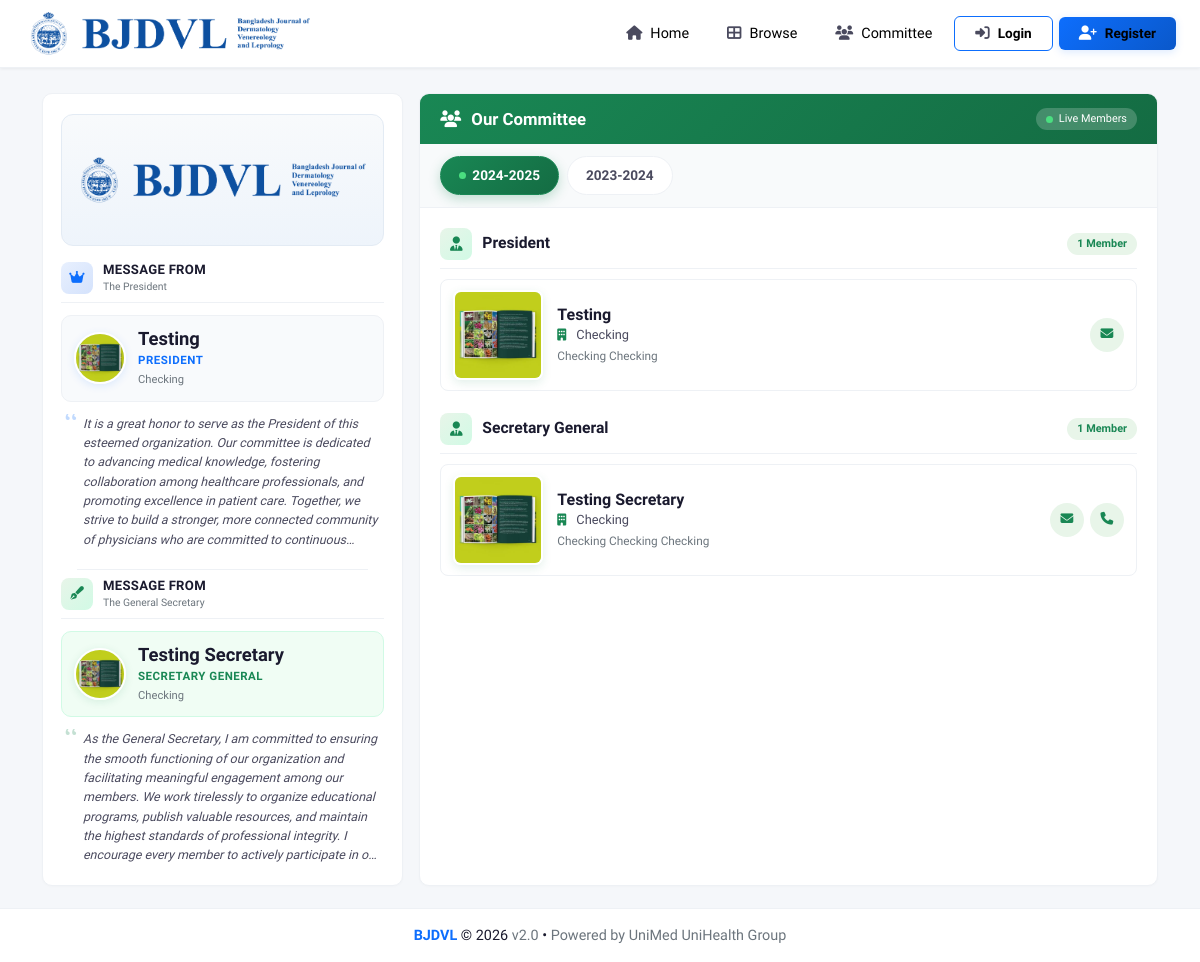
Screenshot of /committee.php with the database file from the repository.
### tables this page shows
CREATE TABLE `committee_members` (
  `id` int(11) NOT NULL,
  `year_id` int(11) NOT NULL,
  `designation_id` int(11) NOT NULL,
  `name` varchar(150) NOT NULL,
  `photo` varchar(255) DEFAULT NULL,
  `affiliation` varchar(255) DEFAULT NULL,
  `bio` text DEFAULT NULL,
  `email` varchar(150) DEFAULT NULL,
  `phone` varchar(50) DEFAULT NULL,
  `display_order` int(11) DEFAULT 0,
  `status` tinyint(1) DEFAULT 1,
  `created_at` timestamp NOT NULL DEFAULT current_timestamp(),
  `updated_at` timestamp NULL DEFAULT NULL ON UPDATE current_timestamp()
);

CREATE TABLE `designations` (
  `id` int(11) NOT NULL,
  `name` varchar(100) NOT NULL,
  `description` varchar(255) DEFAULT NULL,
  `sort_order` int(11) DEFAULT 0,
  `status` tinyint(1) DEFAULT 1,
  `created_at` timestamp NOT NULL DEFAULT current_timestamp()
);

CREATE TABLE `committee_years` (
  `id` int(11) NOT NULL,
  `year_label` varchar(50) NOT NULL,
  `start_date` date DEFAULT NULL,
  `end_date` date DEFAULT NULL,
  `is_current` tinyint(1) DEFAULT 0,
  `status` tinyint(1) DEFAULT 1,
  `created_at` timestamp NOT NULL DEFAULT current_timestamp()
);

### committee.php (the view, shortened to what this page needs)
<?php
$db = Database::getInstance()->getConnection();
$years = $db->query("
    SELECT * FROM committee_years
    WHERE status = 1
    ORDER BY is_current DESC, year_label DESC
")->fetch_all(MYSQLI_ASSOC);
$selectedYear = null;
if (!$selectedYear && !empty($years)) {
    foreach ($years as $y) {
        if ($y['is_current']) { $selectedYear = $y; break; }
    }
}
$membersByDesignation = [];
$president = null;
$secretary = null;
if ($selectedYear) {
    $stmt = $db->prepare("
        SELECT m.*, d.name as designation_name, d.sort_order as desig_order
        FROM committee_members m
        JOIN designations d ON m.designation_id = d.id
        WHERE m.year_id = ? AND m.status = 1
        ORDER BY d.sort_order ASC, m.display_order ASC, m.name ASC
    ");
    $stmt->bind_param("i", $selectedYear['id']);
    $stmt->execute();
    $members = $stmt->get_result()->fetch_all(MYSQLI_ASSOC);
    foreach ($members as $m) {
        $membersByDesignation[$m['designation_name']][] = $m;
        $desigLower = strtolower($m['designation_name']);
        if (!$president && strpos($desigLower, 'president') !== false && strpos($desigLower, 'vice') === false) {
            $president = $m;
        }
        if (!$secretary && (
            strpos($desigLower, 'general secretary') !== false ||
            (strpos($desigLower, 'secretary') !== false && strpos($desigLower, 'joint') === false && strpos($desigLower, 'organizing') === false && strpos($desigLower, 'scientific') === false && strpos($desigLower, 'public') === false)
        )) {
            $secretary = $m;
        }
    }
}
$presidentMessage = "It is a great honor to serve as the President of this esteemed organization. Our committee is dedicated to advancing medical knowledge, fostering collaboration among healthcare professionals, and promoting excellence in patient care. Together, we strive to build a stronger, more connected community of physicians who are committed to continuous learning and professional growth.";
$secretaryMessage = "As the General Secretary, I am committed to ensuring the smooth functioning of our organization and facilitating meaningful engagement among our members. We work tirelessly to organize educational programs, publish valuable resources, and maintain the highest standards of professional integrity. I encourage every member to actively participate in our initiatives and contribute to our shared mission.";
?>
<!DOCTYPE html>
<html lang="en">
<head>
    <link href="https://cdn.jsdelivr.net/npm/bootstrap@5.3.0/dist/css/bootstrap.min.css" rel="stylesheet">
    <link rel="stylesheet" href="https://cdnjs.cloudflare.com/ajax/libs/font-awesome/6.4.0/css/all.min.css">
</head>
<body>
    <?php include __DIR__ . '/includes/public_nav.php'; ?>
    <div class="main-wrapper">
        <div class="container">
            <div class="row g-3 equal-height-row">
                <div class="col-lg-4">
                    <div class="members-sidebar">
                        <div class="bjdvl-logo-block">
                            <img src="/assets/images/logo.png"
                                 alt="Logo"
                                 class="bjdvl-logo-img"
                                 onerror="this.style.display='none'">
                        </div>
                        <div class="message-section president">
                            <div class="message-header">
                                <div class="role-icon"><i class="fas fa-crown"></i></div>
                                <div>
                                    <div class="role-title">Message from</div>
                                    <div class="role-sub">The President</div>
                                </div>
                            </div>
                            <?php if ($president): ?>
                                <div class="message-author">
                                    <div class="author-photo">
                                        <?php if (!empty($president['photo']) && file_exists(__DIR__ . '/uploads/committee/' . $president['photo'])): ?>
                                            <img src="/uploads/committee/<?php echo htmlspecialchars($president['photo']); ?>"
                                                 alt="<?php echo htmlspecialchars($president['name']); ?>">
                                        <?php else: ?>
                                            <?php echo strtoupper(substr($president['name'], 0, 1)); ?>
                                        <?php endif; ?>
                                    </div>
                                    <div class="author-info">
                                        <div class="author-name"><?php echo htmlspecialchars($president['name']); ?></div>
                                        <div class="author-role"><?php echo htmlspecialchars($president['designation_name']); ?></div>
                                        <?php if (!empty($president['affiliation'])): ?>
                                            <div class="author-affil"><?php echo htmlspecialchars($president['affiliation']); ?></div>
                                        <?php endif; ?>
                                    </div>
                                </div>
                                <div class="message-text"><?php echo htmlspecialchars($presidentMessage); ?></div>
                            <?php else: ?>
                                <div class="message-empty">
                                    <i class="fas fa-info-circle"></i> President not assigned for <?php echo $selectedYear ? htmlspecialchars($selectedYear['year_label']) : 'this term'; ?>
                                </div>
                            <?php endif; ?>
                        </div>
                        <div class="sidebar-divider"></div>
                        <div class="message-section secretary">
                            <div class="message-header">
                                <div class="role-icon"><i class="fas fa-pen-fancy"></i></div>
                                <div>
                                    <div class="role-title">Message from</div>
                                    <div class="role-sub">The General Secretary</div>
                                </div>
                            </div>
                            <?php if ($secretary): ?>
                                <div class="message-author">
                                    <div class="author-photo">
                                        <?php if (!empty($secretary['photo']) && file_exists(__DIR__ . '/uploads/committee/' . $secretary['photo'])): ?>
                                            <img src="/uploads/committee/<?php echo htmlspecialchars($secretary['photo']); ?>"
                                                 alt="<?php echo htmlspecialchars($secretary['name']); ?>">
                                        <?php else: ?>
                                            <?php echo strtoupper(substr($secretary['name'], 0, 1)); ?>
                                        <?php endif; ?>
                                    </div>
                                    <div class="author-info">
                                        <div class="author-name"><?php echo htmlspecialchars($secretary['name']); ?></div>
                                        <div class="author-role"><?php echo htmlspecialchars($secretary['designation_name']); ?></div>
                                        <?php if (!empty($secretary['affiliation'])): ?>
                                            <div class="author-affil"><?php echo htmlspecialchars($secretary['affiliation']); ?></div>
                                        <?php endif; ?>
                                    </div>
                                </div>
                                <div class="message-text"><?php echo htmlspecialchars($secretaryMessage); ?></div>
                            <?php else: ?>
                                <div class="message-empty">
                                    <i class="fas fa-info-circle"></i> Secretary not assigned for <?php echo $selectedYear ? htmlspecialchars($selectedYear['year_label']) : 'this term'; ?>
                                </div>
                            <?php endif; ?>
                        </div>
                    </div>
                </div>
                <div class="col-lg-8">
                    <div class="committee-box">
                        <div class="box-header">
                            <h5><i class="fas fa-users"></i> Our Committee</h5>
                            <span class="badge-info">Live Members</span>
                        </div>
                        <?php if (!empty($years)): ?>
                        <div class="year-tabs-inline">
                            <?php foreach ($years as $y):
                                $isActive = $selectedYear && $selectedYear['id'] == $y['id'];
                            ?>
                                <a href="?year=<?php echo urlencode($y['year_label']); ?>"
                                   class="year-tab <?php echo $isActive ? 'active' : ''; ?>">
                                    <?php if ($y['is_current']): ?>
                                        <span class="current-dot"></span>
                                    <?php endif; ?>
                                    <?php echo htmlspecialchars($y['year_label']); ?>
                                </a>
                            <?php endforeach; ?>
                        </div>
                        <?php endif; ?>
                        <div class="committee-body">
                            <?php if (!$selectedYear): ?>
                                <div class="committee-empty">
                                    <i class="fas fa-inbox"></i>
                                    <h5>No Committee Data Yet</h5>
                                    <p>Committee information will appear here once it has been added.</p>
                                </div>
                            <?php else: ?>
                                <?php foreach ($membersByDesignation as $designation => $group): ?>
                                    <div class="designation-group">
                                        <div class="designation-header">
                                            <div class="icon-badge">
                                                <i class="fas fa-user-tie"></i>
                                            </div>
                                            <h4><?php echo htmlspecialchars($designation); ?></h4>
                                            <span class="count-badge">
                                                <?php echo count($group); ?> <?php echo count($group) > 1 ? 'Members' : 'Member'; ?>
                                            </span>
                                        </div>
                                        <div class="member-list">
                                            <?php foreach ($group as $m): ?>
                                                <div class="member-row">
                                                    <div class="member-photo-sq">
                                                        <?php if (!empty($m['photo']) && file_exists(__DIR__ . '/uploads/committee/' . $m['photo'])): ?>
                                                            <img src="/uploads/committee/<?php echo htmlspecialchars($m['photo']); ?>"
                                                                 alt="<?php echo htmlspecialchars($m['name']); ?>" loading="lazy">
                                                        <?php else: ?>
                                                            <?php echo strtoupper(substr($m['name'], 0, 1)); ?>
                                                        <?php endif; ?>
                                                    </div>
                                                    <div class="member-info">
                                                        <div class="member-name"><?php echo htmlspecialchars($m['name']); ?></div>
                                                        <?php if ($m['affiliation']): ?>
                                                            <div class="member-affil">
                                                                <i class="fas fa-building"></i><?php echo htmlspecialchars($m['affiliation']); ?>
                                                            </div>
                                                        <?php endif; ?>
                                                        <?php if ($m['bio']): ?>
                                                            <div class="member-bio"><?php echo htmlspecialchars($m['bio']); ?></div>
                                                        <?php endif; ?>
                                                    </div>
                                                    <?php if ($m['email'] || $m['phone']): ?>
                                                        <div class="member-actions">
                                                            <?php if ($m['email']): ?>
                                                                <a href="mailto:<?php echo htmlspecialchars($m['email']); ?>" title="Email">
                                                                    <i class="fas fa-envelope"></i>
                                                                </a>
                                                            <?php endif; ?>
                                                            <?php if ($m['phone']): ?>
                                                                <a href="tel:<?php echo htmlspecialchars($m['phone']); ?>" title="Call">
                                                                    <i class="fas fa-phone"></i>
                                                                </a>
                                                            <?php endif; ?>
                                                        </div>
                                                    <?php endif; ?>
                                                </div>
                                            <?php endforeach; ?>
                                        </div>
                                    </div>
                                <?php endforeach; ?>
                            <?php endif; ?>
                        </div>
                    </div>
                </div>
            </div>
        </div>
    </div>
    <footer class="footer-main">
        <div class="container">
            <p>
                <strong>BJDVL</strong> &copy; <?php echo date('Y'); ?>
                <span class="version">v2.0</span> &bull;
                <span class="version">Powered by UniMed UniHealth Group</span>
            </p>
        </div>
    </footer>
</body>
</html>

### rows the page displays
committee_members: photo (picture), name "Testing", affiliation "Checking", bio "Checking Checking"
designations: name "PRESIDENT"
committee_members: photo (picture), name "Testing Secretary", affiliation "Checking", bio "Checking Checking Checking"
designations: name "SECRETARY GENERAL"
committee_years: is_current 1 (drawn), year_label "2024-2025"
committee_years: year_label "2023-2024"

### other values shown
$designation "President"
count($group) "1"
$designation "Secretary General"
